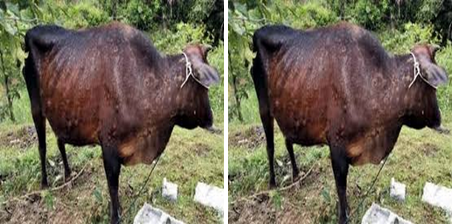
#> input picture ai/reports/conflict_0.png, 452 x 224 px
$ python -i dedupe.py   (imports and definitions only)
#> lines starting #> are read from the running program, lines starting #| are printed output that depends on the picture
"""Step 2 — Deduplicate and build the training manifest.

Runs on CPU. No GPU, no TensorFlow. Reads zips directly (no extraction).

WHY THIS EXISTS
---------------
Improper splits inflate reported accuracy by 5-30% on medical image datasets
(Nature Scientific Data, OCT study). The LSD literature shows exactly this
signature: ConvNeXtLSD reports 98.29% on its test split but 88.31% under
cross-validation. Near-duplicate images straddling train/test are the cause.

THREE LAYERS OF DEDUPLICATION
-----------------------------
1. Roboflow augmentation stripping -- "<stem>_jpg.rf.<hash>.jpg" files are
   augmented copies of ONE source image. Deterministic: keep one per stem.
2. Exact duplicates (SHA-256 over raw bytes).
3. Near-duplicates (perceptual hash + union-find clustering).

Layer 1 matters because pHash does NOT reliably collapse flips and rotations,
so augmented siblings would survive as separate "groups" and leak across folds.
The Roboflow v11 export is 8,014 files from only ~2,784 source images.

MEMORY
------
Full image bytes are hashed then discarded; only a 256px thumbnail is retained.
Keeps ~13k images well inside RAM.

OUTPUT
------
ai/data/manifest.csv   path, label, source, sha256, phash, group_id
ai/reports/dedupe.md   the numbers you report
ai/reports/dupe_pairs/ sample matched pairs -- LOOK AT THESE to tune THRESH

USAGE
-----
    python ai/scripts/dedupe.py
    python ai/scripts/dedupe.py --thresh 3      # stricter
    python ai/scripts/dedupe.py --thresh 8      # looser
"""
from __future__ import annotations

import argparse
import csv
import hashlib
import io
import re
import zipfile
from collections import defaultdict
from pathlib import Path

import numpy as np
from PIL import Image

try:
    import imagehash
except ImportError:
    raise SystemExit("pip install imagehash")

ROOT = Path(__file__).resolve().parents[2]
DATA = ROOT / "ai" / "data"
REPORTS = ROOT / "ai" / "reports"

IMG_EXT = (".png", ".jpg", ".jpeg", ".bmp", ".webp")
THUMB = 256

# Roboflow augmented-copy filename pattern: <stem>_jpg.rf.<md5>.jpg
RF_AUG = re.compile(r"_(jpg|jpeg|png)\.rf\.[0-9a-f]+\.(jpg|jpeg|png)$", re.I)


# ---------------------------------------------------------------- sources
# label: 1 = lesion/lumpy, 0 = normal/healthy, None = skip (OOD holdout)
SOURCES = [
    {
        "name": "mendeley",
        "path": DATA / "lumpy_skin_dataset.zip",
        "format": "folders",
        "rules": [("lumpy", 1), ("normal", 0)],
    },
    {
        "name": "roboflow",
        "path": DATA / "cattle_disease_yolov8.zip",
        "format": "yolo",
        "rules": [
            ("lumpy", 1),
            ("normal_healthy_cow", 0),
            # HELD OUT for the T6 OOD suite -- deliberately not trained on:
            ("infected_foot", None),
            ("mouth_disease", None),
            ("normal_mouth", None),
        ],
    },
    # Zenodo LumpySkinDisease_DataHub is NOT listed here: verified byte-identical
    # to the Mendeley set (250/250 sha256 matches). It contributes 0 new images.
    # Its value is SEVERITY labels (Normal/Mild/Severe) -> ai/data/severity_labels.csv,
    # joined onto the manifest by sha256 for stratified evaluation.
]


# [22 lines left out: functions load_overrides, classify, not called in this run]


def source_stem(fname: str) -> str:
    """Collapse Roboflow augmented copies onto their source image stem."""
    return RF_AUG.sub("", fname) or fname


# [42 lines left out: functions digest, read_folders, not called in this run]


def read_yolo(src) -> list[dict]:
    """Roboflow OBJECT-DETECTION export (YOLO layout), zip or directory.

    Image-level label from the box classes present:
      any lesion box  -> 1
      else normal box -> 0
      else            -> None (held out for the T6 OOD suite)
    """
    p: Path = src["path"]
    out = []
    if not p.exists():
        print(f"  !! MISSING: {p.name}  (skipping)")
        return out

    # [17 lines left out: functions parse_names, label_for, not called in this run]

    n_ood = 0
    with zipfile.ZipFile(p) as zf:
        yml = next((n for n in zf.namelist() if n.endswith("data.yaml")), None)
        if yml is None:
            print(f"  !! no data.yaml in {p.name}")
            return out
        names = parse_names(zf.read(yml).decode("utf-8"))
        print(f"  data.yaml classes: {names}")
        labelset = {n for n in zf.namelist() if "/labels/" in n and n.endswith(".txt")}
        for n in zf.namelist():
            if "/images/" not in n or not n.lower().endswith(IMG_EXT):
                continue
            lt = n.replace("/images/", "/labels/").rsplit(".", 1)[0] + ".txt"
            idxs = set()
            if lt in labelset:
                for line in zf.read(lt).decode().splitlines():
                    if line.strip():
                        idxs.add(int(line.split()[0]))
            lab = label_for(idxs, names)
            if lab is None:
                n_ood += 1
                continue
            out.append({"path": f"{p.name}::{n}", "label": lab,
                        "blob": zf.read(n), "stem": source_stem(Path(n).name)})

    print(f"  held out for OOD suite (foot/mouth/unlabelled): {n_ood}")
    return out


# ---------------------------------------------------------------- clustering
# [226 lines left out: functions hamming_clusters, main, not called in this run]


# [2 lines not run here, left out]

>>> import cv2
>>> picture = cv2.imread('../reports/conflict_0.png', cv2.IMREAD_GRAYSCALE)
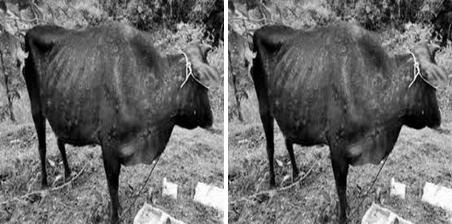
#> picture: shape (224, 452); min 0, max 255, mean 106.7
#> (the run stopped early here; a loop or call above may not have finished)
